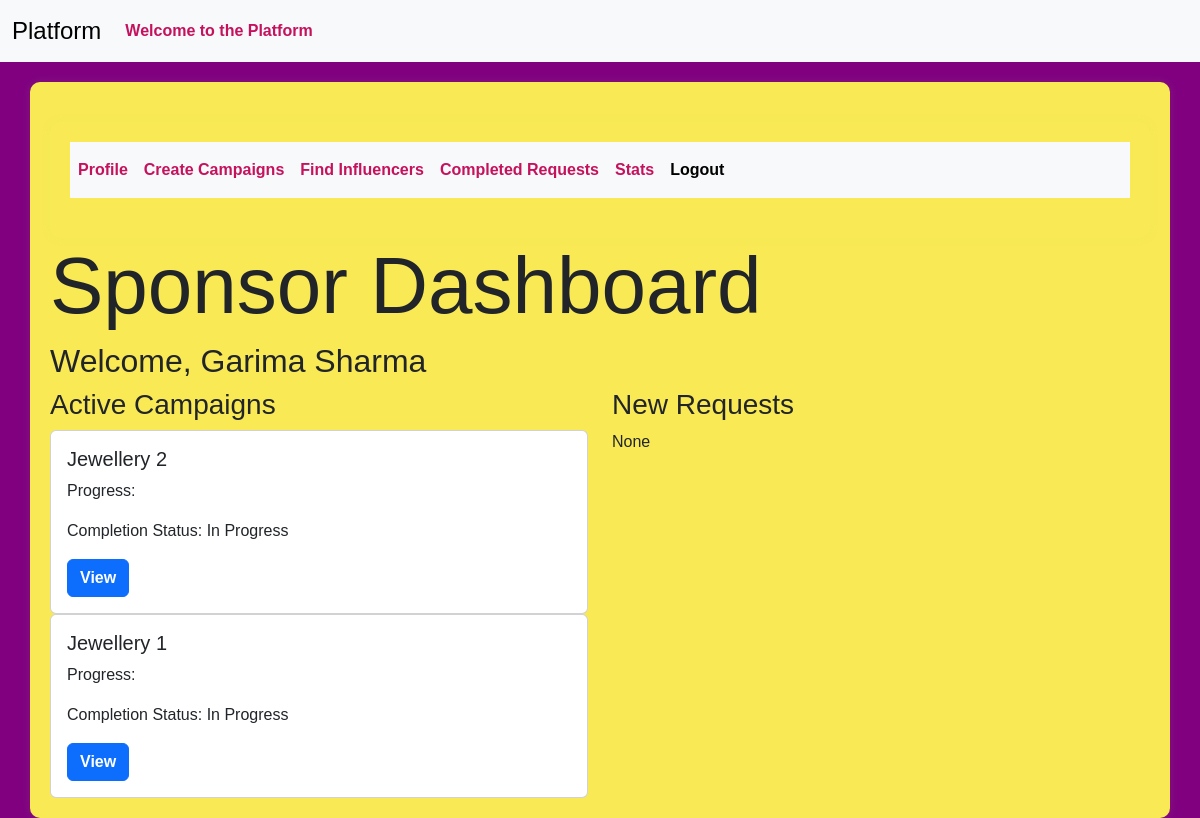
/sponsor/dashboard (signed in), run on the app's committed database.
### models.py (models this page shows, shortened)
class User(db.Model,UserMixin):
    __tablename__ = 'user'
    id = Column(Integer, primary_key=True)
    username = Column(String(32), unique=True)
    passhash = Column(String(256), nullable=False)
    name = Column(String(64), nullable=True)
    flagged = Column(Boolean, default=False)
    user_type = Column(String(50),nullable=False,default='user')
    influencer = db.relationship('Influencer', backref='user', uselist=False)
    __mapper_args__ = {
        'polymorphic_identity': 'user',
        'polymorphic_on': user_type
    }

class Campaign(db.Model):
    __tablename__ = 'campaign'
    id = Column(Integer, primary_key=True)
    name = Column(String(256), unique=False)
    description = Column(Text, nullable=True)
    start_date = Column(Date, nullable=False,default=date.today())
    end_date = Column(Date, nullable=False,default=lambda:date.today()+timedelta(days=30))
    budget = Column(Float, nullable=False,default=0.0)
    visibility = Column(Enum('public', 'private', name='visibility_enum'), nullable=False, default='public')
    sponsor_id = Column(Integer, ForeignKey('sponsor.id'), nullable=False)
    flagged = Column(Boolean, default=False)
    status = Column(String(20), nullable=False,default='In Progress')
    niche = db.Column(db.Enum(NicheEnum), nullable=True)
    completion_status = Column(Boolean, default=False)
    sponsor = relationship('Sponsor', backref='campaigns', overlaps="sponsor_campaigns,sponsor_relation")

### routes.py (the view)
@app.route('/sponsor/dashboard')
@auth_required
def sponsor_dashboard():
    user_id=session.get('user_id')
    if not user_id:
        flash('Kindly login first')
        return redirect(url_for('login'))
    sponsor=Sponsor.query.get(user_id)
    if not sponsor:
        flash('Not Found!','danger')
        return redirect(url_for('login'))
    active_campaigns=Campaign.query.filter_by(sponsor_id=sponsor.id).all()
    new_requests=AdRequest.query.join(Campaign).filter(Campaign.sponsor_id==sponsor.id,AdRequest.status=='Pending').all()
    return render_template('sponsor_dashboard.html',user=sponsor,active_campaigns=active_campaigns,new_requests=new_requests)

### app.py (called while the page is built)
@login_manager.user_loader
def load_user(user_id):
    return User.query.get(int(user_id))

### routes.py (called while the page is built)
def auth_required(func):
    @wraps(func)
    def inner(*args,**kwargs):
        if 'user_id' in session:
            return func(*args,**kwargs)
        else:
           flash('Kindly login first.')
           return redirect(url_for('login'))
    return inner

### templates/sponsor_dashboard.html (shortened to what this page needs)
{% extends 'layout.html' %}
{% block content %}
<div class="container">
    <nav class="navbar navbar-expand-lg bg-body-tertiary">
          <div class="collapse navbar-collapse" id="navbarSupportedContent">
            <ul class="navbar-nav me-auto mb-2 mb-lg-0">
              <li class="nav-item">
                <a class="nav-link" aria-current="page" href="{{url_for('profile')}}">Profile</a>
              </li>
              <li class="nav-item">
                <a class="nav-link" href="{{url_for('create_campaign')}}">Create Campaigns</a>
              </li>
              <li class="nav-item">
               <a class="nav-link" href="{{url_for('find_influencers')}}">Find Influencers</a>
              </li>
              <li class="nav-item">
                <a class="nav-link" href="{{url_for('completed_requests')}}">Completed Requests</a>
              </li>
              <li class="nav-item">
                <a class="nav-link" href="{{url_for('stats.sponsor_stats')}}">Stats</a>
               </li>
              <li class="nav-item">
                <a class="nav-link active" href="{{url_for('logout')}}">Logout</a>
              </li>
            </ul>
          </div>
        </div>
    <h1 class="display-1"> Sponsor Dashboard</h1>
    <h2> Welcome, {{user.name}}</h2>
    <div class="row">
        <div class="col">
            <h3> Active Campaigns</h3>
            {% for campaign in active_campaigns %}
              {% if campaign.status != 'Completed' %}
              <div class="card">
                 <div class="card-body">
                    <h5 class="card-title">{{ campaign.name}}</h5>
                    <p class="card-text"> Progress:{{campaign.progress}}</p>
                    <p> Completion Status: {{ 'Completed' if campaign.completion_status else 'In Progress' }}</p>
                    <a href="{{url_for('view_campaign', campaign_id=campaign.id)}}" class="btn btn-primary">View</a>
                 </div>
              </div>
              {% endif %}
            {% endfor %}
        </div>
    <div class="col">
        <h3>New Requests</h3>
        {% if new_requests %}
          <ul>
            {% for request in new_requests %}
              <li>
                <p>{{request.requirements}}</p>
                <p>Payment: {{request.payment_amount}}</p>
                <p>Status: {{request.status}}</p>
                <a href="{{url_for('view_ad_request',request_id=request.id)}}">View</a>
              </li>
            {% endfor %}
          </ul>
        {% else %}
          <p>None</p>
        {% endif %}
    </div>
{% endblock %}

### templates/layout.html (shortened to what this page needs)
<!DOCTYPE html>
<html lang="en">
<head>
  <link href="https://cdn.jsdelivr.net/npm/bootstrap@5.3.3/dist/css/bootstrap.min.css" rel="stylesheet">
  {% block style %}
         <link href="{{url_for('static',filename='profile_pictures/style.css')}}" rel="stylesheet">
  {% endblock %}
</head>
<body>
<nav class="navbar navbar-expand-lg bg-body-tertiary">
        <div class="container-fluid">
          <a class="navbar-brand" href="#">Platform</a>
          <div class="collapse navbar-collapse" id="navbarSupportedContent">
            <ul class="navbar-nav me-auto mb-2 mb-lg-0">
              {% if 'user_id' in session %}
                <li class="nav-item">
                  <a class="nav-link" href="#">Welcome to the Platform</a>
                </li>
              {% endif %}
            </ul>
          </div>
        </div>
</nav>
<div class="container">
    {% block content %}
    {% endblock %}
</div>
</body>
</html>

### static/profile_pictures/style.css (style rules this page uses)
body { font-family: 'Arial', sans-serif; background-color:#800080; }
.navbar { margin-bottom: 20px; }
.navbar-brand { font-size: 1.5rem; }
.nav-link { color: #c5125d; font-weight: bold; }
.container { margin-top: 20px; background-color: #f9e955; padding: 20px; border-radius: 10px; box-shadow: 0px 0px 10px rgba(154, 241, 83, 0.1); }
.btn { font-weight: bold; }

### data on the page
User: name "Garima Sharma"
Campaign: name "Jewellery 2", completion_status "In Progress"
Campaign: name "Jewellery 1", completion_status "In Progress"
